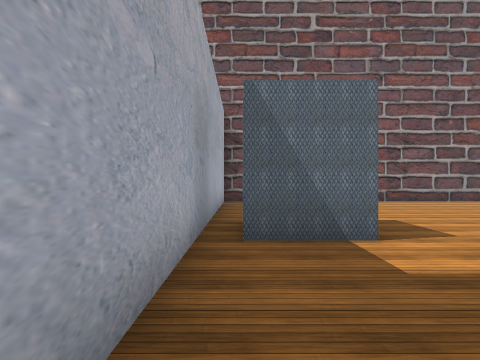
[1] (above)

17 first-person views from a walk through a scene from a Unity 3-D project. The camera is 1.5 m above the floor, looks level and sees 75° across. The floor is counted in squares, 2 m on a side. Each view is taken from the middle of a square. On the plan, view 1 faces up. The plan holds only what a view shows up to about 10 squares ahead; the rest is blank. The place goes on beyond the plan. The player character is not drawn. Some surface patterns are stand-ins.

[2]
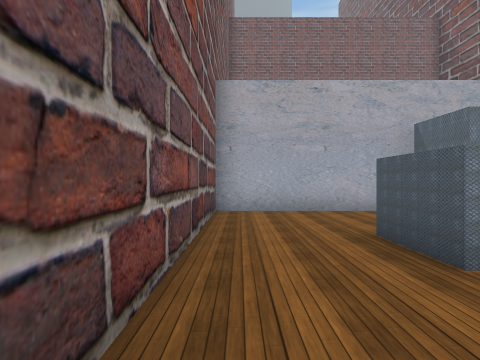

[3]
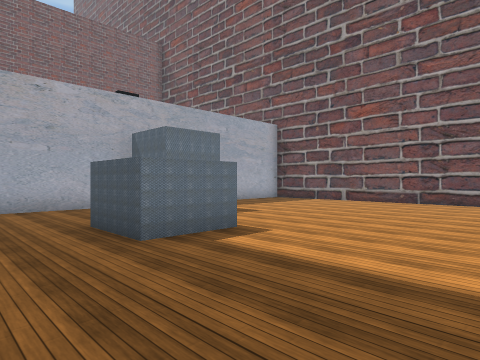

[4]
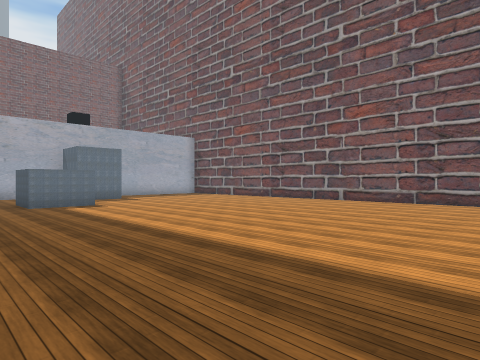

[5]
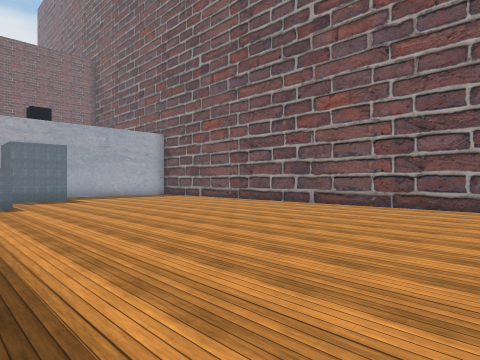

[6]
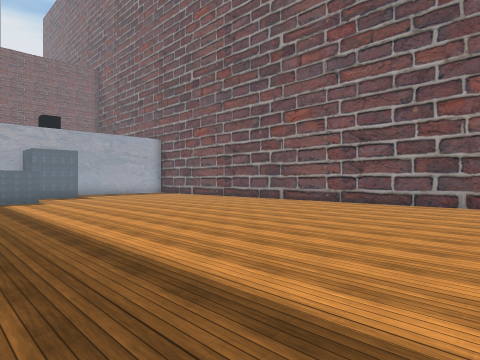

[7]
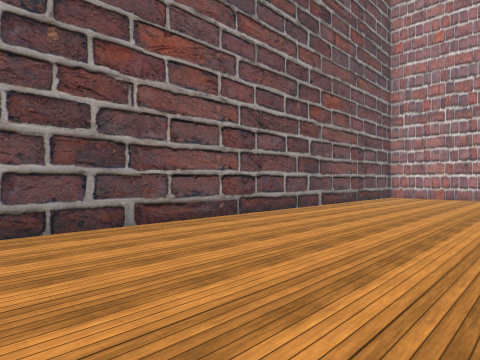

[8]
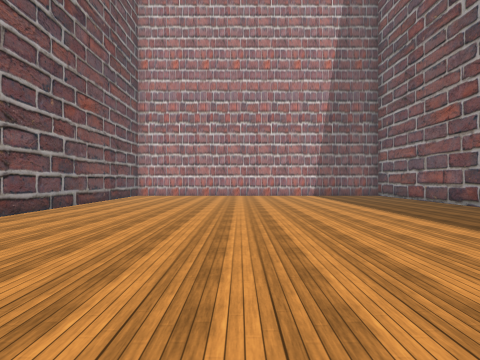

[9]
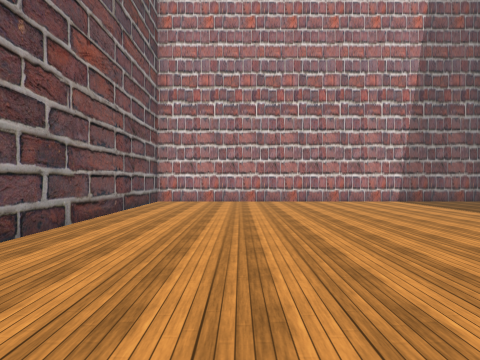

[10]
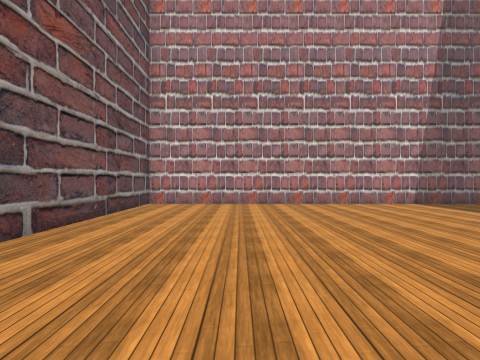

[11]
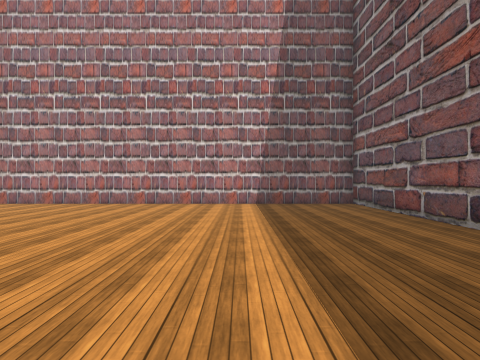

[12]
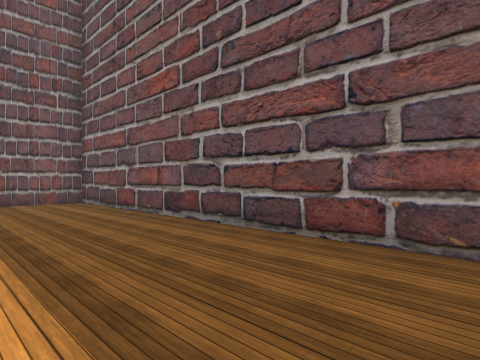

[13]
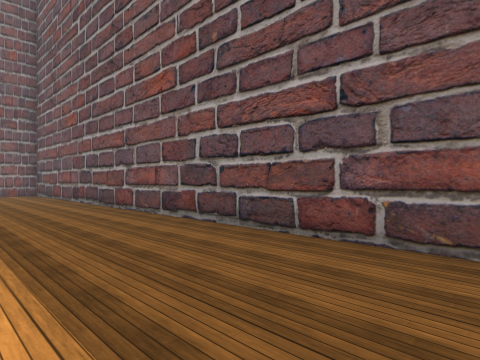

[14]
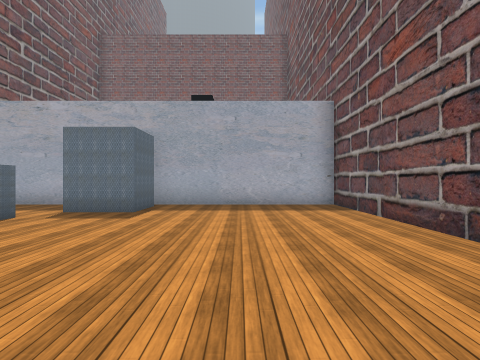

[15]
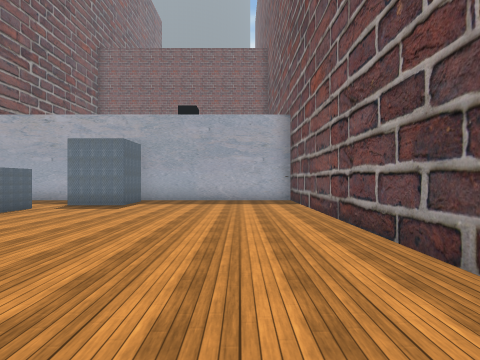

[16]
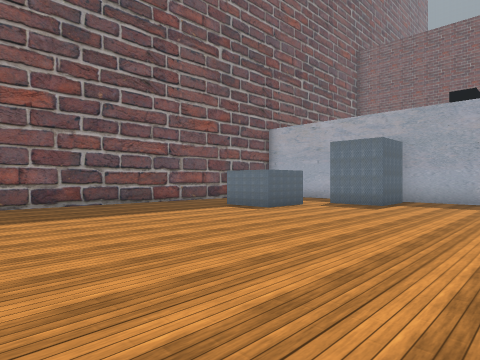

[17]
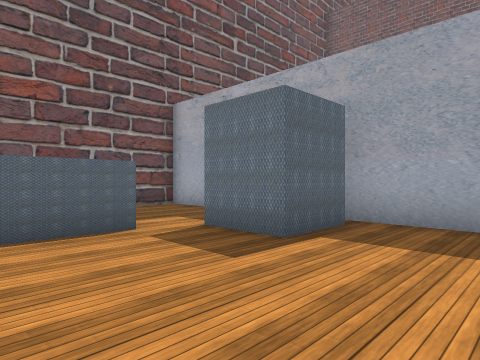

### Floor plan
Ten units are one square. View 1 is at (0, 0); x grows to the right and y downward. Boxes are objects, and circles mark ways between rooms. Rooms are numbered by the first view taken in them; rooms with no view inside come last. Other rooms are left out.
<svg viewBox="-11 -114 275 125">
<path fill="none" stroke="#000" d="M44 -19 28 -19M17 -39 0 -39M-6 -44 -6 6 44 6M44 6 259 6 259 -109 -6 -109 -6 -44M28 -35 44 -35 44 -19M0 -55 17 -55 17 -39"/>
<circle cx="20" cy="-30" r="3" fill="#2a7"/>
<circle cx="35" cy="-5" r="3" fill="#2a7"/>
<text x="20" y="-10">1</text>
<text x="130" y="-50">2</text>
</svg>
Room 1 opens to room 2.

Where each view was taken, in squares from view 1:
view 1: 0 up, 0 right, facing up
view 2: 0 up, 7 right, facing left
view 3: 0 up, 8 right, facing up-left
view 4: 0 up, 14 right, facing up-left
view 5: 2 up, 14 right, facing up-left
view 6: 1 up, 16 right, facing up-left
view 7: 6 up, 12 right, facing up-right
view 8: 6 up, 11 right, facing right
view 9: 8 up, 15 right, facing right
view 10: 8 up, 16 right, facing right
view 11: 3 up, 16 right, facing right
view 12: 3 up, 15 right, facing down-right
view 13: 3 up, 9 right, facing down-right
view 14: 8 up, 9 right, facing left
view 15: 9 up, 11 right, facing left
view 16: 9 up, 11 right, facing down-left
view 17: 8 up, 5 right, facing down-left
